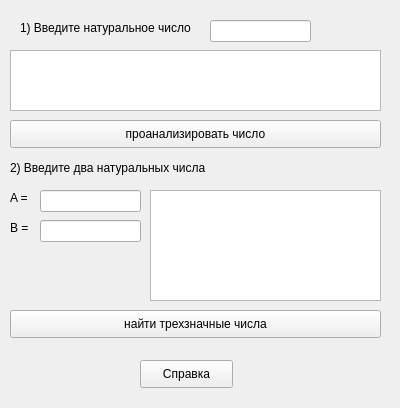
<?xml version="1.0" encoding="UTF-8"?>
<ui version="4.0">
 <class>ris_lr2</class>
 <widget class="QWidget" name="ris_lr2">
  <property name="geometry">
   <rect>
    <x>0</x>
    <y>0</y>
    <width>400</width>
    <height>408</height>
   </rect>
  </property>
  <property name="windowTitle">
   <string>ЛР РИС2</string>
  </property>
  <widget class="QLabel" name="label">
   <property name="geometry">
    <rect>
     <x>20</x>
     <y>20</y>
     <width>191</width>
     <height>16</height>
    </rect>
   </property>
   <property name="text">
    <string>1) Введите натуральное число</string>
   </property>
  </widget>
  <widget class="QLabel" name="label_2">
   <property name="geometry">
    <rect>
     <x>10</x>
     <y>160</y>
     <width>291</width>
     <height>16</height>
    </rect>
   </property>
   <property name="text">
    <string>2) Введите два натуральных числа</string>
   </property>
  </widget>
  <widget class="QPushButton" name="analysis">
   <property name="geometry">
    <rect>
     <x>10</x>
     <y>120</y>
     <width>371</width>
     <height>28</height>
    </rect>
   </property>
   <property name="text">
    <string>проанализировать число</string>
   </property>
  </widget>
  <widget class="QPushButton" name="found">
   <property name="geometry">
    <rect>
     <x>10</x>
     <y>310</y>
     <width>371</width>
     <height>28</height>
    </rect>
   </property>
   <property name="text">
    <string>найти трехзначные числа</string>
   </property>
  </widget>
  <widget class="QLineEdit" name="one_num">
   <property name="geometry">
    <rect>
     <x>210</x>
     <y>20</y>
     <width>101</width>
     <height>22</height>
    </rect>
   </property>
  </widget>
  <widget class="QLineEdit" name="num_a">
   <property name="geometry">
    <rect>
     <x>40</x>
     <y>190</y>
     <width>101</width>
     <height>22</height>
    </rect>
   </property>
  </widget>
  <widget class="QPushButton" name="info">
   <property name="geometry">
    <rect>
     <x>140</x>
     <y>360</y>
     <width>93</width>
     <height>28</height>
    </rect>
   </property>
   <property name="text">
    <string>Справка</string>
   </property>
  </widget>
  <widget class="QLineEdit" name="num_b">
   <property name="geometry">
    <rect>
     <x>40</x>
     <y>220</y>
     <width>101</width>
     <height>22</height>
    </rect>
   </property>
  </widget>
  <widget class="QLabel" name="label_3">
   <property name="geometry">
    <rect>
     <x>10</x>
     <y>190</y>
     <width>21</width>
     <height>16</height>
    </rect>
   </property>
   <property name="text">
    <string>A =</string>
   </property>
  </widget>
  <widget class="QLabel" name="label_4">
   <property name="geometry">
    <rect>
     <x>10</x>
     <y>220</y>
     <width>21</width>
     <height>16</height>
    </rect>
   </property>
   <property name="text">
    <string>B =</string>
   </property>
  </widget>
  <widget class="QTextBrowser" name="res1">
   <property name="geometry">
    <rect>
     <x>10</x>
     <y>50</y>
     <width>371</width>
     <height>61</height>
    </rect>
   </property>
  </widget>
  <widget class="QTextBrowser" name="res2">
   <property name="geometry">
    <rect>
     <x>150</x>
     <y>190</y>
     <width>231</width>
     <height>111</height>
    </rect>
   </property>
  </widget>
 </widget>
 <resources/>
 <connections/>
</ui>
